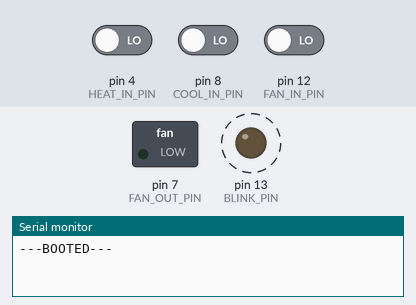
Bench run of a sketch on a simulated Arduino Uno, built with avr-gcc and run on an emulated ATmega328P. On the bench: switched loads named in the sketch (green lamp = pin HIGH), output pins drawn as LEDs (lit = HIGH), the last lines printed to the serial monitor. Dashed ring = blinking. The test bench sets the inputs (shaded band); at power-on: pin 4 (HEAT_IN_PIN) LOW, pin 8 (COOL_IN_PIN) LOW, pin 12 (FAN_IN_PIN) LOW.

Above: at 0.9 s.
1.3 s: pin 4 (HEAT_IN_PIN) driven HIGH
At 1.5 s:
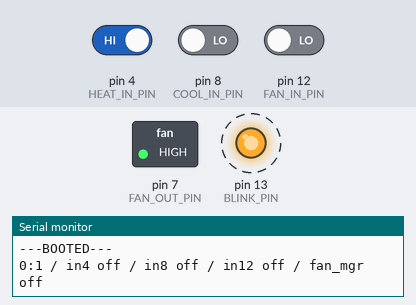
4.3 s: pin 8 (COOL_IN_PIN) driven HIGH
7.3 s: pin 12 (FAN_IN_PIN) driven HIGH
10.3 s: pin 4 (HEAT_IN_PIN) driven LOW
13.3 s: pin 8 (COOL_IN_PIN) driven LOW
16.3 s: pin 12 (FAN_IN_PIN) driven LOW
Timing chart, 0 to 20.3 s (numbered marks = the images above; inputs shaded):
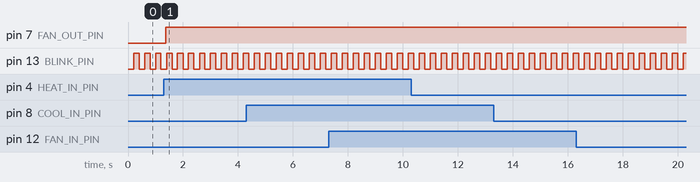

Measured:
- after the input at 1.3 s, pin 7 (FAN_OUT_PIN): LOW → HIGH after 0.07 s
- by itself, pin 13 (BLINK_PIN): alternates HIGH for 0.20 s and LOW for 0.20 s

The sketch:

heater_fan_v1.ino
```cpp
// Controller for home furnace blower
//
// Inputs from thermostat:
//       Heat Call
//       Cool
//       Fan
//
// Output to furnace:
//       Fan
//
//

#define HEAT_IN_PIN    4
#define COOL_IN_PIN    8
#define FAN_IN_PIN    12
#define FAN_OUT_PIN    7
#define BLINK_PIN     13


#define DEBUG  1

#if DEBUG
  #define DBG(x)  x
#else
  #define DBG(x)
#endif


#define US_SINCE(us)           (micros() - (us))
#define MS_SINCE(ms)           (millis() - (ms))

#define ALMOST_OVERFLOW_U32    (0xffffffffUL - 10000UL)  // 10 seconds away from overflow (Almost 50 days)

//#define ONE_MINUTE_MS          (1000UL)  // for super fast time (one second = one minute)
#define ONE_MINUTE_MS          (60UL * 1000UL)
#define ONE_HOUR_MS            (60UL * ONE_MINUTE_MS)
#define ONE_DAY_MS             (24UL * ONE_HOUR_MS)
#define ONE_WEEK_MS            (7UL  * ONE_DAY_MS)


typedef unsigned long u32bit;


class blinky_led
{
  public:
    void begin(int pin)
    {
      m_pin = pin;
      pinMode(m_pin, OUTPUT);
      digitalWrite(m_pin, 0);
      m_last_changed_ms = millis();
    }

    void tick(void)
    {
      if (MS_SINCE(m_last_changed_ms) >= 200)
      {
        digitalWrite(m_pin, !digitalRead(m_pin));
        m_last_changed_ms = millis();
      }
    }

  private:
    int    m_pin;
    u32bit m_last_changed_ms;
};


class bool_time_tracker
{
  public:
    bool_time_tracker(boolean state = false)
    {
      m_state = state;
      m_last_state_change_ms_valid = false;
      m_last_state_change_ms = 0;
    }

    void state_now(boolean state)
    {
      if (state != m_state)
      {
        m_last_state_change_ms = millis();
        m_last_state_change_ms_valid = true;
      }
      else if (m_last_state_change_ms_valid)
      {
        // If the time since the last state change is going to
        // overflow soon, then say it's no longer valid.
        if (MS_SINCE(m_last_state_change_ms) >= ALMOST_OVERFLOW_U32)
        {
          m_last_state_change_ms = 0;
          m_last_state_change_ms_valid = false;
        }
      }
    }

    boolean was_on_in_last_ms(u32bit ms)
    {
      state_now(m_state);

      if (m_state)
        return true;
      else if (m_last_state_change_ms_valid && (MS_SINCE(m_last_state_change_ms) <= ms))
        return true;
      else
        return false;
    }

  private:
    boolean m_state;
    boolean m_last_state_change_ms_valid;
    u32bit  m_last_state_change_ms;
};


class input_24vac
{
  public:

    void begin(int pin)
    {
      m_pin = pin;
      pinMode(m_pin, INPUT);
      m_avg_pin_val = 0.0;
      m_time_last_read_us = 0;
    }

    void tick(void)
    {
      if (US_SINCE(m_time_last_read_us) >= 1000)
      {
        float now_val = digitalRead(m_pin) ? 1.0 : 0.0;
        m_avg_pin_val = (0.99 * m_avg_pin_val) + (0.01 * now_val);
        m_time_tracker.state_now(is_on());
        m_time_last_read_us = micros();
      }
    }

    boolean is_on(void)
    {
      return m_avg_pin_val >= 0.5;
    }

    void dbg(void)
    {
      DBG((Serial.print("/ in")));
      DBG((Serial.print(m_pin)));
      DBG((Serial.print(is_on() ? " ON  " : " off ")));
    }

    class bool_time_tracker m_time_tracker;

  private:
    u32bit          m_time_last_read_us;
    int             m_pin;
    float           m_avg_pin_val;
};


class input_24vac & get_heat_input(void);
class input_24vac & get_cool_input(void);
class input_24vac & get_fan_input(void);


class fan_manager
{
  #define NUM_CLIENTS 4

  public:
    void begin(int pin)
    {
      m_pin = pin;
      pinMode(pin, OUTPUT);
      digitalWrite(pin, 0);
      m_ever_ran = false;
    }

    boolean is_running(void)
    {
      return digitalRead(m_pin);
    }

    void tick(void)
    {
      set_client_needs(0, get_heat_input().is_on(), 10);   // Heat: 10 minutes extra
      set_client_needs(1, get_cool_input().is_on(), 20);   // Cool: 20 minutes extra
      set_client_needs(2, get_fan_input().is_on(),   1);   // Fan:   1 minute  extra

      // Should we run the fan without any external request?
      if (   get_cool_input().m_time_tracker.was_on_in_last_ms(ONE_WEEK_MS)  // cooled within last week
          && !m_time_tracker.was_on_in_last_ms(20 * ONE_MINUTE_MS)           // fan hasn't run in 20 min
          && m_ever_ran
         )
      {
        // When weather requires cooling, run (20 off / 20 on)
        set_client_needs(3, true,  20);
        set_client_needs(3, false, 20);
      }
      else if (   !m_time_tracker.was_on_in_last_ms(30 * ONE_MINUTE_MS)      // fan hasn't run in 30 min
               && m_ever_ran
              )
      {
        // When weather doesn't require cooling, run (30 off / 10 on)
        set_client_needs(3, true,  10);
        set_client_needs(3, false, 10);
      }

      m_ever_ran |= is_running();

      m_time_tracker.state_now(is_running());
    }

    void dbg(void)
    {
      DBG((Serial.print("/ fan_mgr ")));
      DBG((Serial.print(is_running() ? "ON  " : "off ")));
      if (m_extra_ms)
      {
        u32bit ms_remaining = m_extra_ms - MS_SINCE(m_extra_start_ms);
        u32bit mins_remaining = ms_remaining / 60000;
        u32bit secs_remaining = (ms_remaining % 60000) / 1000;
        DBG((Serial.print(mins_remaining)));
        DBG((Serial.print(":")));
        DBG((Serial.print(secs_remaining)));
        DBG((Serial.print(" extra ")));
      }
    }

    class bool_time_tracker m_time_tracker;

  private:
    int                     m_pin;
    u32bit                  m_extra_ms;
    u32bit                  m_extra_start_ms;
    boolean                 m_client_needs[NUM_CLIENTS];
    boolean                 m_ever_ran;

    void set_client_needs(int client, boolean state, int extra_minutes)
    {
      boolean need_on = false;
      u32bit  extra_ms = extra_minutes * ONE_MINUTE_MS;

      //-------------------------------------------------
      // Check for end of extra time, if any:
      //-------------------------------------------------
      if (m_extra_ms)
      {
        if (MS_SINCE(m_extra_start_ms) > m_extra_ms)
        {
          // Extra time has ended:
          m_extra_ms = 0;
          m_extra_start_ms = 0;
        }
      }

      //-------------------------------------------------
      // If this client is changing from TRUE to FALSE,
      // then check to see if their extra time would end
      // after the current extra time, and update it
      // if needed.
      //-------------------------------------------------
      if (!state && m_client_needs[client] && extra_ms)
      {
        u32bit extra_elapsed_ms = MS_SINCE(m_extra_start_ms);

        if (   !m_extra_ms
            || (extra_ms > (m_extra_ms - extra_elapsed_ms))
           )
        {
          // This new extra time would end later:
          m_extra_start_ms = millis();
          m_extra_ms = extra_ms;
        }
      }

      m_client_needs[client] = state;

      for (int i=0; i<NUM_CLIENTS; i++)
        need_on |= m_client_needs[i];

      if (need_on && !is_running())
      {
        //-------------------------------------------------
        // Some client wants the fan to start:
        //-------------------------------------------------
        digitalWrite(m_pin, 1);
      }
      else if (!need_on && is_running())
      {
        //-------------------------------------------------
        // No inputs need fan on, but wait for extra time
        // before turning it off:
        //-------------------------------------------------
        if (!m_extra_ms)
        {
          digitalWrite(m_pin, 0);
        }
      }
    }
};


class blinky_led     status_blink;

class input_24vac    heat_in;
class input_24vac    cool_in;
class input_24vac    fan_in;

class fan_manager    fan_out;


void setup(void)
{
  DBG((Serial.begin(9600)));
  DBG((Serial.println("---BOOTED---")));

  status_blink.begin(BLINK_PIN);

  heat_in.begin(HEAT_IN_PIN);
  cool_in.begin(COOL_IN_PIN);
  fan_in.begin(FAN_IN_PIN);

  fan_out.begin(FAN_OUT_PIN);
}


void loop(void)
{
  static u32bit ms_last_dbg = 0;

  heat_in.tick();
  cool_in.tick();
  fan_in.tick();

  fan_out.tick();

  status_blink.tick();

  if (MS_SINCE(ms_last_dbg) >= 1000)
  {
    ms_last_dbg = millis();

    u32bit mins = ms_last_dbg / 60000;
    u32bit secs = (ms_last_dbg % 60000) / 1000;
    DBG((Serial.print(mins)));
    DBG((Serial.print(":")));
    DBG((Serial.print(secs)));
    DBG((Serial.print(" ")));

    heat_in.dbg();
    cool_in.dbg();
    fan_in.dbg();
    fan_out.dbg();
    DBG((Serial.println("")));
  }
}


class input_24vac & get_heat_input(void)
{
  return heat_in;
}

class input_24vac & get_cool_input(void)
{
  return cool_in;
}

class input_24vac & get_fan_input(void)
{
  return fan_in;
}

class fan_manager & get_fan_out(void)
{
  return fan_out;
}
```
